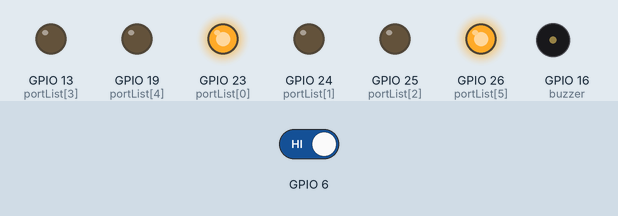
The program below on a simulated Raspberry Pi (BCM pin numbers). Parts: output pins drawn as LEDs (lit = HIGH), buzzer (waves = sounding, pin HIGH). Dashed ring = blinking. The test bench sets the inputs (shaded band); at power-on: GPIO 6 HIGH.

Above: at 1.2 s.
1.3 s: GPIO 6 driven LOW
At 5.4 s:
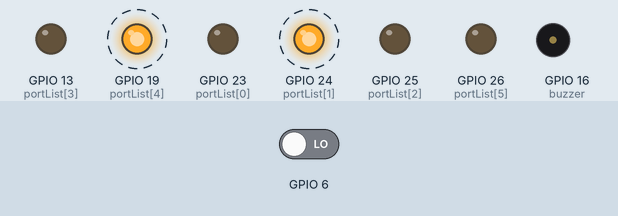
At 10.5 s:
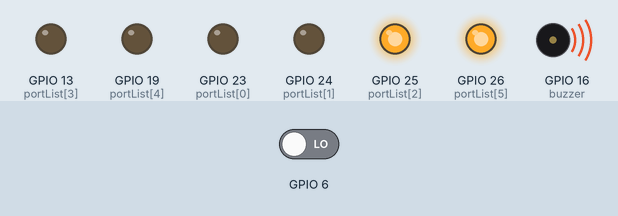
14.5 s: GPIO 6 driven HIGH
At 23.3 s:
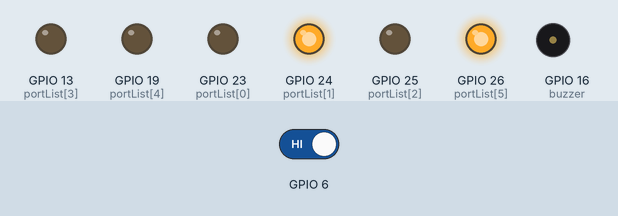
Timing chart, 0 to 42.5 s (numbered marks = the images above; inputs shaded):
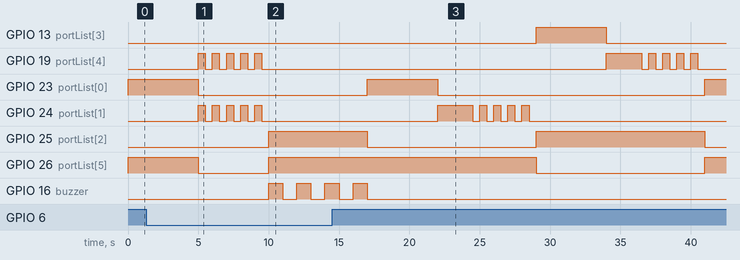

Measured:
- after the input at 1.3 s, GPIO 13 (portList[3]): stays LOW (without the input it goes to HIGH after 10.7 s); GPIO 19 (portList[4]): alternates HIGH for 0.50 s and LOW for 0.50 s, 10 changes in all, then stays LOW, starting after 3.7 s
- after the input at 14.5 s, GPIO 13 (portList[3]): LOW → HIGH after 14.5 s, → LOW 5.0 s later; GPIO 23 (portList[0]): LOW → HIGH after 2.5 s, → LOW 5.0 s later, → HIGH 19.0 s later; GPIO 16 (buzzer): goes on until 17.0 s, then stays LOW

The program:

two-traffic-lights.py
```python
import RPi.GPIO as GPIO
from gpiozero import Buzzer
import time

buzzer = Buzzer(16)
portList = [23, 24, 25, 13, 19, 26] # green1, yellow1, red1 ------- green2, yellow2, red2

def setup():
    GPIO.setmode(GPIO.BCM)
    GPIO.setwarnings(False)
    GPIO.setup(portList, GPIO.OUT)
    GPIO.setup(6, GPIO.IN, pull_up_down=GPIO.PUD_UP) # push button

def run():
    try:
        while True:
            led_virtual_switch()
    except KeyboardInterrupt:
        GPIO.cleanup()
        print("Stop running")
    GPIO.cleanup()

def led_virtual_switch():
    # green 1
    GPIO.output(23, GPIO.HIGH)
    GPIO.output(24, GPIO.LOW)
    GPIO.output(25, GPIO.LOW)
    pushedButton()
    # red 2
    GPIO.output(13, GPIO.LOW)
    GPIO.output(19, GPIO.LOW)
    GPIO.output(26, GPIO.HIGH)
    time.sleep(5)
    pushedButton()
    # yellow 1
    GPIO.output(23, GPIO.LOW)
    GPIO.output(24, GPIO.HIGH)
    GPIO.output(25, GPIO.LOW)
    # red 2 --- intermittentLED
    time.sleep(2)
    intermittentLED(24)
    pushedButton()
    # red 1
    GPIO.output(23, GPIO.LOW)
    GPIO.output(24, GPIO.LOW)
    GPIO.output(25, GPIO.HIGH)
    pushedButton()
    # green 2
    GPIO.output(13, GPIO.HIGH)
    GPIO.output(19, GPIO.LOW)
    GPIO.output(26, GPIO.LOW)
    time.sleep(5)
    pushedButton()
    # yellow 2
    GPIO.output(13, GPIO.LOW)
    GPIO.output(19, GPIO.HIGH)
    GPIO.output(26, GPIO.LOW)
    pushedButton()
    # red 1 --- intermittentLED
    time.sleep(2)
    intermittentLED(19)

def intermittentLED(led):
    for i in range(5):
        GPIO.output(led, GPIO.HIGH)
        time.sleep(.5)
        GPIO.output(led, GPIO.LOW)
        time.sleep(.5)

def pushedButton(): # crosswalk
    if GPIO.input(6) == GPIO.LOW:
        GPIO.output(portList, GPIO.LOW)
        for i in range(5):
            GPIO.output(24, GPIO.HIGH)
            GPIO.output(19, GPIO.HIGH)
            time.sleep(.5)
            GPIO.output(24, GPIO.LOW)
            GPIO.output(19, GPIO.LOW)
            time.sleep(.5)
        GPIO.output(portList, GPIO.LOW)
        buzzer.beep()
        GPIO.output(25, GPIO.HIGH)
        GPIO.output(26, GPIO.HIGH)
        time.sleep(7)
        buzzer.off()
        run()


setup()
run()
```
